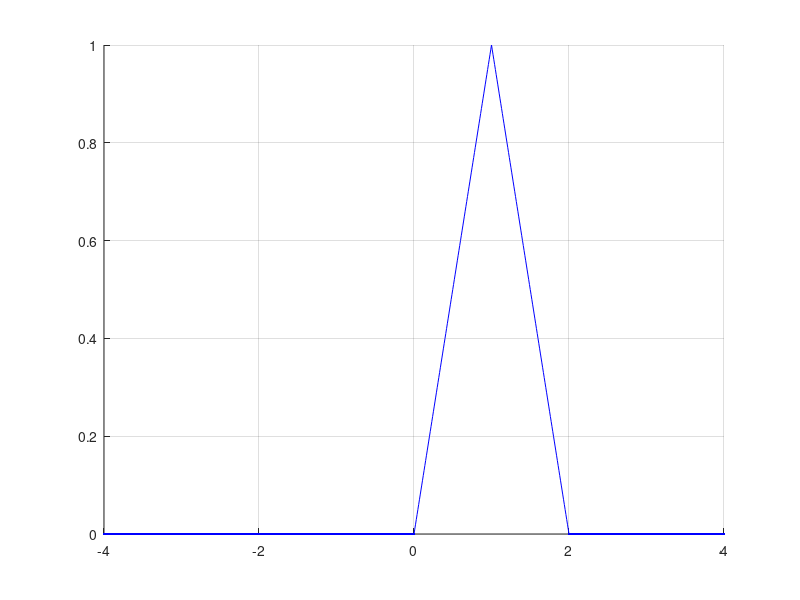

The MATLAB source for this figure:
#generation of a triangle signal using ramp signals


t1=0:0.01:1;
t2=1:0.01:2;
t=0:0.01:1;
function y = ramp(t,m,ad)
N=length(t);
y=zeros(1,N);
for i = 1:N,
if t(i) >= -ad,
y(i) = m*(t(i)+ad);
endif
endfor
endfunction

y2=ramp(t1,1,0);
y3=ramp(t2,-1,0);
figure(1);
grid;
hold on;
plot(t1,y2,'b');
hold on;
plot(t2,y3+2,'b');
hold on;
t3=-4:0.01:0;
t4=2:0.01:4;
plot(t3,0,'b');
hold on;
plot(t4,0,'b');






